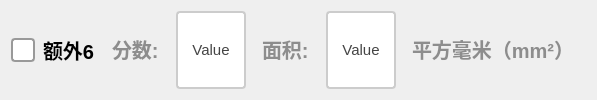
             <widget class="QWidget" name="widget_extra6" native="true">
              <layout class="QGridLayout" name="gridLayout_5">
               <item row="0" column="0">
                <layout class="QHBoxLayout" name="horizontalLayout_12" stretch="2,1,2,0,2,0">
                 <item>
                  <widget class="QCheckBox" name="ckb_extra6">
                   <property name="sizePolicy">
                    <sizepolicy hsizetype="Minimum" vsizetype="Minimum">
                     <horstretch>0</horstretch>
                     <verstretch>0</verstretch>
                    </sizepolicy>
                   </property>
                   <property name="styleSheet">
                    <string notr="true">QCheckBox {
    spacing: 8px;
    font-size: 20px;
    color: #333;
    font-weight: bold;        
    color:  rgb(0, 0, 0);       
}

/* 未选中状态 */
QCheckBox::indicator {
    width: 20px;
    height: 20px;
    border-radius: 4px; /* 方形，圆角可适当调整 */
    border: 2px solid #999;
    background: #ffffff;
}

/* 悬停效果 */
QCheckBox::indicator:hover {
    border: 2px solid #666;
}

/* 选中状态 */
QCheckBox::indicator:checked {
    border: 2px solid #2196F3;
    background-color: qradialgradient(
        cx:0.5, cy:0.5,
        radius:0.4,
        fx:0.5, fy:0.5,
        stop:0 #2196F3,
        stop:1 transparent
    );
}

/* 禁用状态 */
QCheckBox::indicator:disabled {
    border: 2px solid #ccc;
    background: #eee;
}

/* 选中时的文字颜色 */
QCheckBox:checked {
    color: #2196F3;
    font-weight: 500;
}

/* 点击动画效果 */
QCheckBox::indicator:pressed {
    border: 2px solid #1565C0;
    background-color: qradialgradient(
        cx:0.5, cy:0.5,
        radius:0.5,
        fx:0.5, fy:0.5,
        stop:0 #BBDEFB,
        stop:1 transparent
    );
}</string>
                   </property>
                   <property name="text">
                    <string>额外6</string>
                   </property>
                  </widget>
                 </item>
                 <item>
                  <widget class="QLabel" name="label_21">
                   <property name="styleSheet">
                    <string notr="true">QLabel {
       font-size: 20px;        
       font-weight: bold;        
       color:  rgb(141, 141, 141);       
       padding: 5px 5px;     
       border-bottom: 2px solid #cccccc; 
    }</string>
                   </property>
                   <property name="text">
                    <string>分数:</string>
                   </property>
                  </widget>
                 </item>
                 <item>
                  <widget class="QPushButton" name="btn_extra6score">
                   <property name="sizePolicy">
                    <sizepolicy hsizetype="Minimum" vsizetype="Minimum">
                     <horstretch>0</horstretch>
                     <verstretch>0</verstretch>
                    </sizepolicy>
                   </property>
                   <property name="maximumSize">
                    <size>
                     <width>100</width>
                     <height>100</height>
                    </size>
                   </property>
                   <property name="styleSheet">
                    <string notr="true">QPushButton {
    padding: 6px 14px;
    border: 2px solid #CCC;
    border-radius: 4px;
    background-color: white;
    color: #444;
    font-size: 15px; 
}

QPushButton:hover {
    border-color: #999;
    background-color: #F5F5F5;
}

QPushButton:pressed {
    border-color: #777;
    background-color: #EEE;
}</string>
                   </property>
                   <property name="text">
                    <string>Value</string>
                   </property>
                  </widget>
                 </item>
                 <item>
                  <widget class="QLabel" name="label_22">
                   <property name="styleSheet">
                    <string notr="true">QLabel {
       font-size: 20px;        
       font-weight: bold;        
       color:  rgb(141, 141, 141);       
       padding: 5px 5px;     
       border-bottom: 2px solid #cccccc; 
    }</string>
                   </property>
                   <property name="text">
                    <string>面积:</string>
                   </property>
                  </widget>
                 </item>
                 <item>
                  <widget class="QPushButton" name="btn_extra6area">
                   <property name="sizePolicy">
                    <sizepolicy hsizetype="Minimum" vsizetype="Minimum">
                     <horstretch>0</horstretch>
                     <verstretch>0</verstretch>
                    </sizepolicy>
                   </property>
                   <property name="maximumSize">
                    <size>
                     <width>100</width>
                     <height>100</height>
                    </size>
                   </property>
                   <property name="styleSheet">
                    <string notr="true">QPushButton {
    padding: 6px 14px;
    border: 2px solid #CCC;
    border-radius: 4px;
    background-color: white;
    color: #444;
    font-size: 15px; 
}

QPushButton:hover {
    border-color: #999;
    background-color: #F5F5F5;
}

QPushButton:pressed {
    border-color: #777;
    background-color: #EEE;
}</string>
                   </property>
                   <property name="text">
                    <string>Value</string>
                   </property>
                  </widget>
                 </item>
                 <item>
                  <widget class="QLabel" name="label_13">
                   <property name="styleSheet">
                    <string notr="true">QLabel {
       font-size: 20px;        
       font-weight: bold;        
       color:  rgb(141, 141, 141);       
       padding: 5px 5px;     
       border-bottom: 2px solid #cccccc; 
    }</string>
                   </property>
                   <property name="text">
                    <string>平方毫米（mm²）</string>
                   </property>
                  </widget>
                 </item>
                </layout>
               </item>
              </layout>
             </widget>
